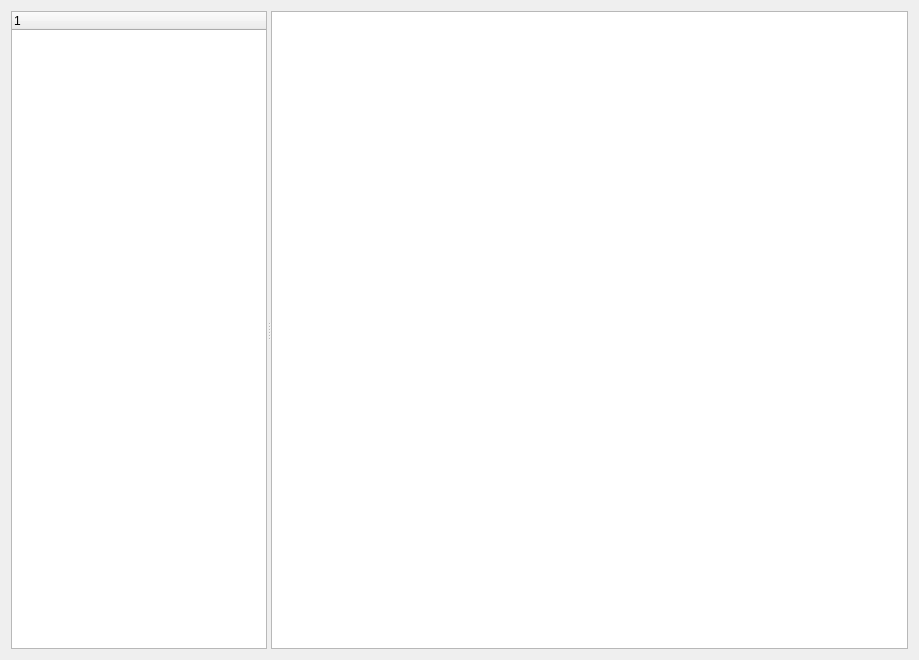
<?xml version="1.0" encoding="UTF-8"?>
<ui version="4.0">
 <class>Viewer</class>
 <widget class="QDialog" name="Viewer">
  <property name="geometry">
   <rect>
    <x>0</x>
    <y>0</y>
    <width>919</width>
    <height>660</height>
   </rect>
  </property>
  <property name="windowTitle">
   <string>Sequential Archive Viewer</string>
  </property>
  <layout class="QHBoxLayout" name="horizontalLayout">
   <item>
    <widget class="QSplitter" name="splitter">
     <property name="orientation">
      <enum>Qt::Horizontal</enum>
     </property>
     <widget class="QTreeWidget" name="treeWidget">
      <property name="sizePolicy">
       <sizepolicy hsizetype="Minimum" vsizetype="Expanding">
        <horstretch>0</horstretch>
        <verstretch>0</verstretch>
       </sizepolicy>
      </property>
      <column>
       <property name="text">
        <string notr="true">1</string>
       </property>
      </column>
     </widget>
     <widget class="QTextBrowser" name="textBrowser">
      <property name="sizePolicy">
       <sizepolicy hsizetype="MinimumExpanding" vsizetype="Expanding">
        <horstretch>1</horstretch>
        <verstretch>0</verstretch>
       </sizepolicy>
      </property>
     </widget>
    </widget>
   </item>
  </layout>
 </widget>
 <resources/>
 <connections/>
</ui>
